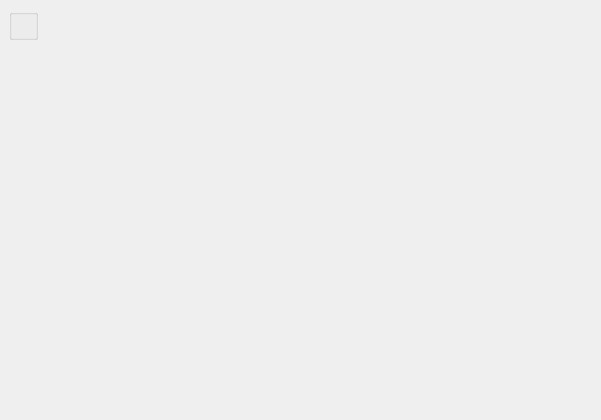
<?xml version="1.0" encoding="UTF-8"?>
  <ui version="4.0">
   <class>TrayWindow</class>
   <widget class="QDialog" name="TrayWindow">
    <property name="geometry">
     <rect>
      <x>0</x>
      <y>0</y>
      <width>601</width>
      <height>420</height>
     </rect>
    </property>
    <property name="windowTitle">
     <string>Tracker UI</string>
    </property>
    <widget class="QWidget" name="centralWidget">
     <layout class="QVBoxLayout">
      <property name="spacing">
       <number>6</number>
      </property>
      <property name="leftMargin">
       <number>9</number>
      </property>
      <property name="topMargin">
       <number>9</number>
      </property>
      <property name="rightMargin">
       <number>9</number>
      </property>
      <property name="bottomMargin">
       <number>9</number>
      </property>
      <item>
       <widget class="QGroupBox" name="groupBox">
        <property name="title">
         <string/>
        </property>
        <layout class="QVBoxLayout">
        </layout>
       </widget>
      </item> 
     </layout>
    </widget>
   </widget>
   <resources/>
   <connections/>
  </ui>
